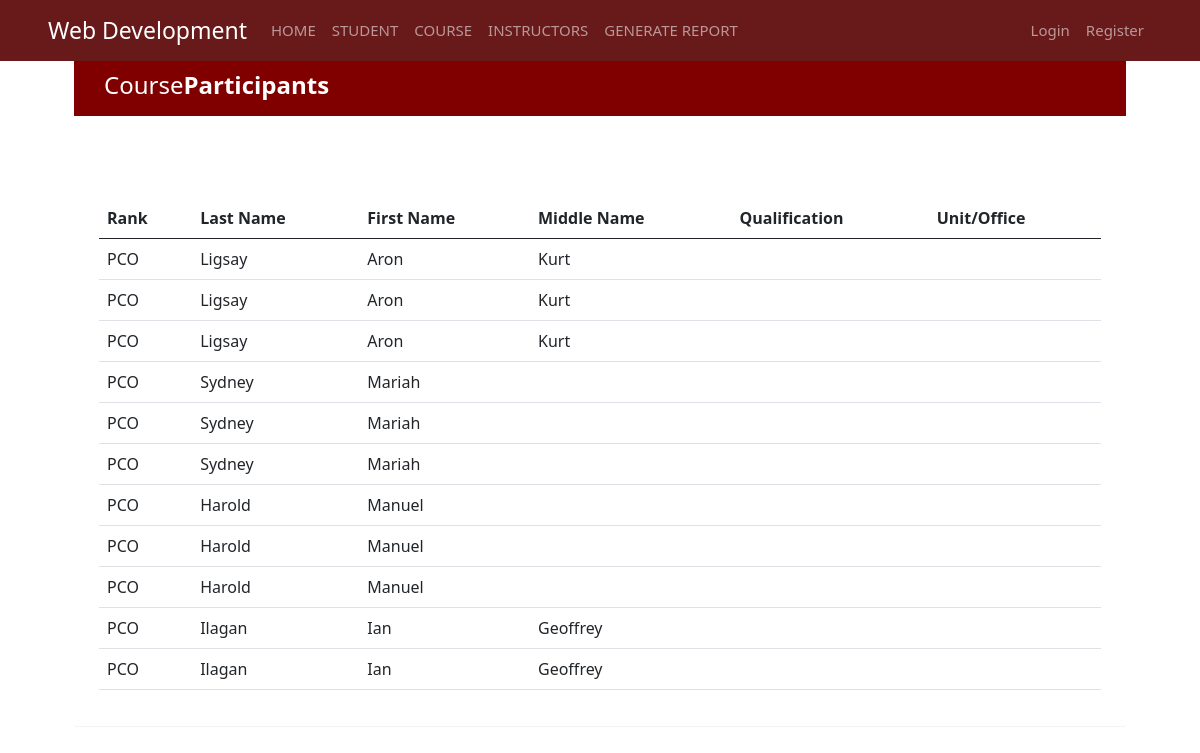
Before: /report/participants_per_course.php with the older database file.
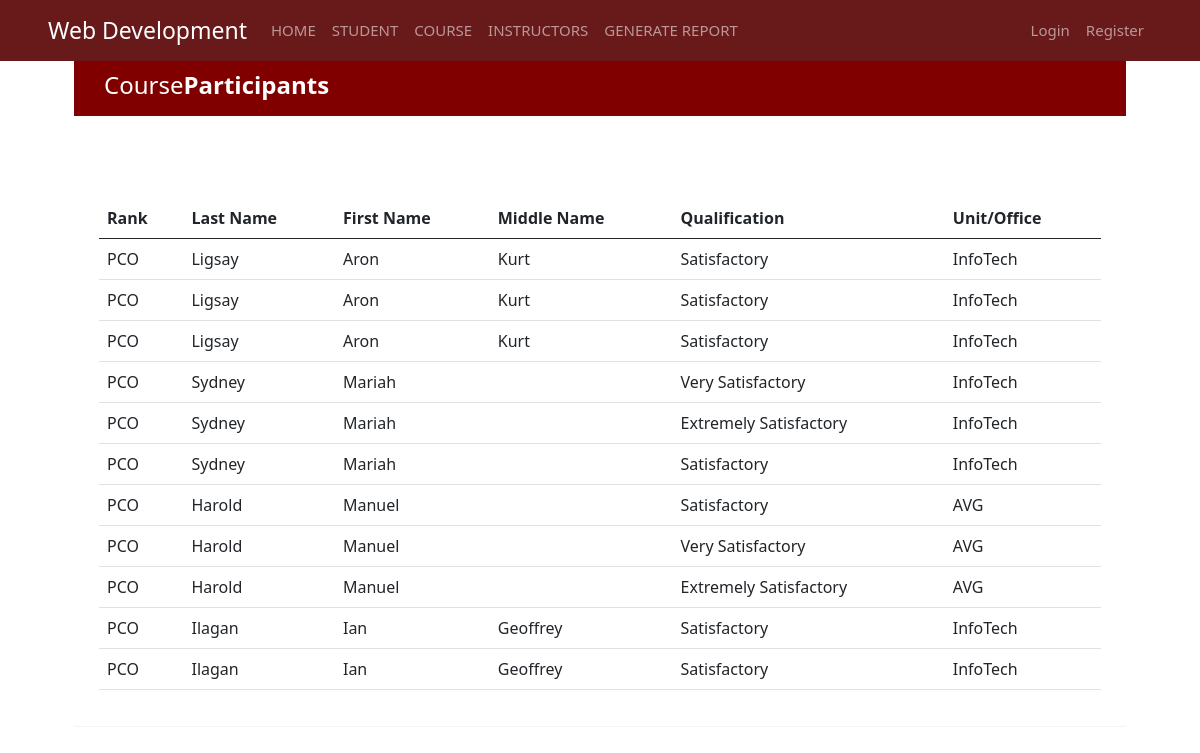
After: the same page with the newer database file.
### tables this page shows
CREATE TABLE `student` (
  `student_id` int(11) NOT NULL,
  `account_id` int(11) NOT NULL,
  `rank` varchar(15) NOT NULL,
  `office_name` varchar(15) NOT NULL
);

CREATE TABLE `account_details` (
  `account_id` int(11) NOT NULL,
  `username` varchar(50) NOT NULL,
  `password` varchar(50) NOT NULL,
  `user_type` varchar(10) NOT NULL,
  `lastname` varchar(50) NOT NULL,
  `firstname` varchar(50) NOT NULL,
  `middlename` varchar(50) NOT NULL,
  `suffix` varchar(10) NOT NULL
);

CREATE TABLE `registration_participants_class` (
  `student_reg_id` int(11) NOT NULL,
  `course_reg_id` int(11) DEFAULT NULL,
  `student_id` int(11) DEFAULT NULL,
  `qualification` varchar(50) DEFAULT NULL,
  `status` tinyint(1) NOT NULL DEFAULT 0
);

### report/participants_per_course.php (the view, shortened to what this page needs)
<!DOCTYPE html>
<html lang="en">
<head>
	<link href="https://cdn.jsdelivr.net/npm/bootstrap@5.2.3/dist/css/bootstrap.min.css" rel="stylesheet">
</head>
<body style="margin: 50px;">
	<div class="container">
		<div class="table-wrapper">
			<div class="table-title">
				<div class="row">
					<div class="col-sm-6">
						<h2>Course<b>Participants</b></h2>
					</div>
				</div>
			</div>
			<br>
			<?php
			require '../templates/header.php';
			require '../templates/navigation.php';
		    ?>
		    <table class="table table-stripped table-hover">
		    	<thead>
					<tr>
						<th>Rank</th>
						<th>Last Name</th>
						<th>First Name</th>
						<th>Middle Name</th>
						<th>Qualification</th>
						<th>Unit/Office</th>
					</tr>
				</thead>
				<br>
				<br>
				<tbody>
				<?php
					require '../templates/connection.php';
					$sql = "SELECT * FROM student Inner Join account_details On student.account_id = account_details.account_id Inner Join registration_participants_class On registration_participants_class.student_id = student.student_id  ";
					$result = $conn->query($sql);
						while($row = $result->fetch_assoc()) {
							echo "<tr>
								<td>". $row["rank"] ."</td>
								<td>". $row["lastname"] ."</td>
								<td>". $row["firstname"] ."</td>
								<td>". $row["middlename"] ."</td>
								<td>". $row["qualification"] ."</td>
								<td>". $row["office_name"] ."</td>
							</tr>";
						}
				?>
				</tbody>
			</table>
		</div>
	</div>
</body>
</html>

### templates/header.php (shortened to what this page needs)
<!DOCTYPE html>
<html>
<head>
  <link href="https://cdn.jsdelivr.net/npm/bootstrap@5.0.2/dist/css/bootstrap.min.css" rel="stylesheet">

### templates/navigation.php (shortened to what this page needs)
<nav class = "navbar navbar-expand-lg navbar-dark fixed-top pe-5 ps-5 h-18" style = "background-color: #681A1A;">
        <a class = "navbar-brand" href="../user/homepage.php" style="font-size:23px;" >Web Development</a>
        <div class = "collapse navbar-collapse" id = "portfolio-nav">
            <ul class="nav navbar-nav me-auto">
                <li class ="nav-item">
                    <a class="nav-link" href="../user/homepage.php" style="font-size:15px;">HOME</a>
                </li>
                <li class = "nav-item">
                    <a class="nav-link" href="../student/index.php" style="font-size:15px;">STUDENT</a>
                </li>
                <li class = "nav-item">
                    <a class="nav-link" href="../course/index.php" style="font-size:15px;">COURSE</a>
                </li>
                <li class = " nav-item">
                    <a class="nav-link" href="../instructor/index.php" style="font-size:15px;">INSTRUCTORS</a>
                </li>
                <li class="nav-item dropdown">
                    <a class="nav-link" href="../report/index.php" style="font-size:15px;" >GENERATE REPORT</a>
                </li>
            </ul>
            <ul class="nav navbar-nav ms-auto">
            <?php if(!isset($_SESSION['username'])){ ?>
                        <li class = "nav-item"><a class="nav-link"href="../Access-Level.php"style="font-size:15px;" >Login</a></li>
                        <li class = "nav-item"><a class="nav-link" href="../user/Registration-Form.php"style="font-size:15px;">Register</a></li>
            <?php } ?>
            </ul>
        </div>
	</nav>

### report/participants_per_course.php (style rules this page uses)
body { color: #566787; background: #f5f5f5; font-family: 'Valera Round', sans-serif; }
.table-wrapper { background: #fff; padding: 20px 25px; margin: 30px 0; border-radius: 3px; box-shadow: 0 1px 1px rgba(0, 0, 0, .05); }
.table-title { padding-bottom: 15px; background: #800000; color: #fff; padding: 16px 30px; margin: -20px -25px 10px; border-radius: 3px 3px 0 0; }
.table-title h2 { margin: 5px 0 0; font-size: 24px; }

Changed rows visible on the page:
changed student "Ligsay": registration_participants_class.qualification (not shown) → "Satisfactory"; office_name (not shown) → "InfoTech"
changed student "Sydney": registration_participants_class.qualification (not shown) → "Very Satisfactory"; office_name (not shown) → "InfoTech"; registration_participants_class.qualification (not shown) → "Extremely Satisfactory"; registration_participants_class.qualification (not shown) → "Satisfactory"
changed student "Harold": registration_participants_class.qualification (not shown) → "Satisfactory"; office_name (not shown) → "AVG"; registration_participants_class.qualification (not shown) → "Very Satisfactory"; registration_participants_class.qualification (not shown) → "Extremely Satisfactory"
changed student "Ilagan": registration_participants_class.qualification (not shown) → "Satisfactory"; office_name (not shown) → "InfoTech"
